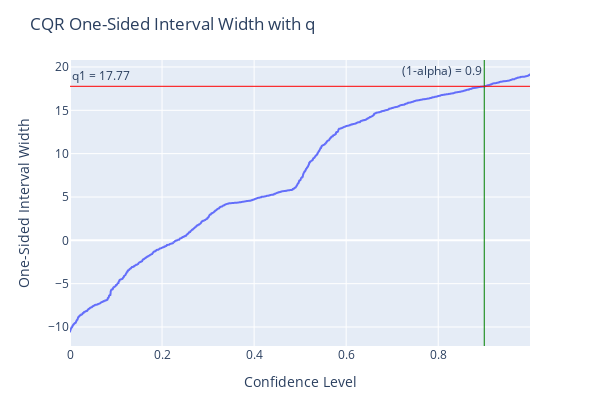
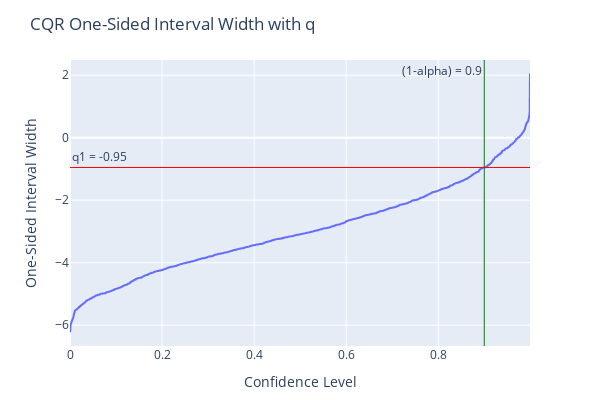

These figures' notebook cell, in order:
### Code cell
# Conformalized Quantile Regression (CQR) model

# parameters
method = "cqr" # conformalized quantile regression
alpha = 1 - confidence_lv # significance level
# simple quantile regression model
cqr_forecast1 = cp_model1.conformal_predict(df_test,calibration_df=df_cal, method=method, alpha=alpha, plotting_backend="plotly-static")


# autoregression model with multiple layers
cqr_forecast2 = cp_model2.conformal_predict(df_test,calibration_df=df_cal, method=method, alpha=alpha, plotting_backend="plotly-static")

### Figure 1 — Plotly figure (JSON) as saved in the notebook; plotly's stock layout.template omitted (floating-point values rounded to 4 significant figures; data arrays with more than 128 entries replaced by an {"elided": "..."} marker saying what was removed)
{"data": [{"hovertemplate": "Confidence Level=%{x}<br>One-Sided Interval Width=%{y}<extra></extra>", "legendgroup": "", "line": {"color": "#636efa", "dash": "solid"}, "marker": {"symbol": "circle"}, "mode": "lines", "name": "", "showlegend": false, "type": "scattergl", "x": {"elided": "1595 float values"}, "xaxis": "x", "y": {"elided": "1595 float values"}, "yaxis": "y"}], "layout": {"annotations": [{"showarrow": false, "text": "(1-alpha) = 0.9", "x": 0.9, "xanchor": "right", "xref": "x", "y": 1, "yanchor": "top", "yref": "y domain"}, {"showarrow": false, "text": "q1 = 17.77", "x": 0, "xanchor": "left", "xref": "x domain", "y": 17.77, "yanchor": "bottom", "yref": "y"}], "height": 400, "legend": {"tracegroupgap": 0}, "margin": {"b": 50, "l": 70, "r": 70, "t": 60}, "shapes": [{"line": {"color": "green", "width": 1}, "type": "line", "x0": 0.9, "x1": 0.9, "xref": "x", "y0": 0, "y1": 1, "yref": "y domain"}, {"line": {"color": "red", "width": 1}, "type": "line", "x0": 0, "x1": 1, "xref": "x domain", "y0": 17.77, "y1": 17.77, "yref": "y"}], "title": {"text": "CQR One-Sided Interval Width with q"}, "width": 600, "xaxis": {"anchor": "y", "domain": [0, 1], "title": {"text": "Confidence Level"}}, "yaxis": {"anchor": "x", "domain": [0, 1], "title": {"text": "One-Sided Interval Width"}}}}

### Figure 2 — Plotly figure (JSON) as saved in the notebook; plotly's stock layout.template omitted (floating-point values rounded to 4 significant figures; data arrays with more than 128 entries replaced by an {"elided": "..."} marker saying what was removed)
{"data": [{"hovertemplate": "Confidence Level=%{x}<br>One-Sided Interval Width=%{y}<extra></extra>", "legendgroup": "", "line": {"color": "#636efa", "dash": "solid"}, "marker": {"symbol": "circle"}, "mode": "lines", "name": "", "showlegend": false, "type": "scattergl", "x": {"elided": "1523 float values"}, "xaxis": "x", "y": {"elided": "1523 float values"}, "yaxis": "y"}], "layout": {"annotations": [{"showarrow": false, "text": "(1-alpha) = 0.9", "x": 0.9, "xanchor": "right", "xref": "x", "y": 1, "yanchor": "top", "yref": "y domain"}, {"showarrow": false, "text": "q1 = -0.95", "x": 0, "xanchor": "left", "xref": "x domain", "y": -0.9528, "yanchor": "bottom", "yref": "y"}], "height": 400, "legend": {"tracegroupgap": 0}, "margin": {"b": 50, "l": 70, "r": 70, "t": 60}, "shapes": [{"line": {"color": "green", "width": 1}, "type": "line", "x0": 0.9, "x1": 0.9, "xref": "x", "y0": 0, "y1": 1, "yref": "y domain"}, {"line": {"color": "red", "width": 1}, "type": "line", "x0": 0, "x1": 1, "xref": "x domain", "y0": -0.9528, "y1": -0.9528, "yref": "y"}], "title": {"text": "CQR One-Sided Interval Width with q"}, "width": 600, "xaxis": {"anchor": "y", "domain": [0, 1], "title": {"text": "Confidence Level"}}, "yaxis": {"anchor": "x", "domain": [0, 1], "title": {"text": "One-Sided Interval Width"}}}}
